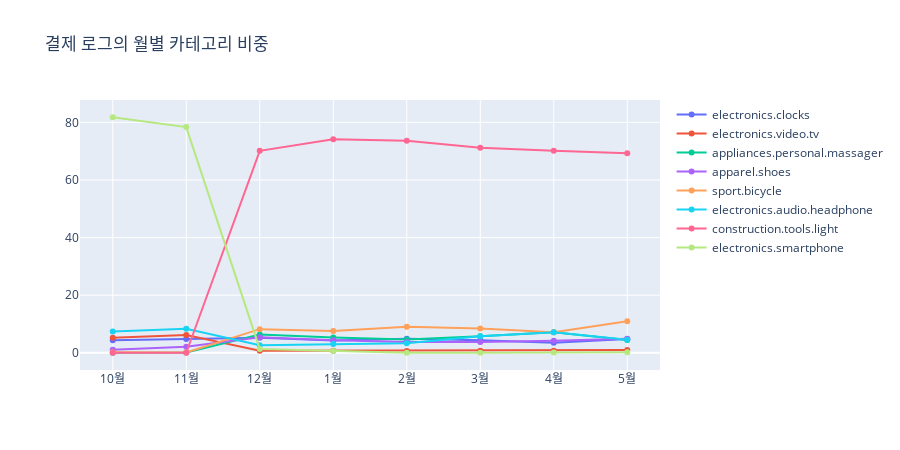

The code cell stored with this chart in its notebook:
### Code cell
# 구매한 로그의 카테고리의 비중은 월마다 다르다
# 시각화
temp_df = df.groupby("month").sum().iloc[:,15:23].T
temp_df = temp_df/temp_df.sum() * 100
temp_df = temp_df.T
temp_df = temp_df.reset_index()
temp_df["month"] = temp_df["month"].apply(lambda x : x + 12 if x < 10 else x)
#temp_df = temp_df.set_index("month")
temp_df = temp_df.sort_values("month")
temp_df["month"] = temp_df["month"].apply(lambda x : f"{x - 12}월" if x > 12 else f"{x}월")
fig = go.Figure()
for category in temp_df.columns[1:]:
    fig.add_trace(go.Scatter(y=temp_df[category], x=temp_df["month"],mode='lines+markers',  name=f"{category.split('_')[-1]}"))                                                                                 
fig.update_layout(autosize=False,title = "결제 로그의 월별 카테고리 비중",width=900,height=450,)
fig.show()
del temp_df

### Figure 1 — Plotly figure (JSON) as saved in the notebook; plotly's stock layout.template omitted (floating-point values rounded to 4 significant figures)
{"data": [{"mode": "lines+markers", "name": "electronics.clocks", "type": "scatter", "x": ["10월", "11월", "12월", "1월", "2월", "3월", "4월", "5월"], "y": [4.33, 4.758, 5.263, 4.235, 4.898, 4.391, 3.473, 4.757]}, {"mode": "lines+markers", "name": "electronics.video.tv", "type": "scatter", "x": ["10월", "11월", "12월", "1월", "2월", "3월", "4월", "5월"], "y": [5.22, 6.203, 0.6909, 0.7455, 0.6289, 0.6965, 0.6943, 0.9514]}, {"mode": "lines+markers", "name": "appliances.personal.massager", "type": "scatter", "x": ["10월", "11월", "12월", "1월", "2월", "3월", "4월", "5월"], "y": [0.03947, 0.107, 6.372, 5.336, 4.649, 5.745, 7.146, 4.44]}, {"mode": "lines+markers", "name": "apparel.shoes", "type": "scatter", "x": ["10월", "11월", "12월", "1월", "2월", "3월", "4월", "5월"], "y": [1.03, 2.077, 5.371, 4.355, 3.789, 3.761, 4.202, 4.863]}, {"mode": "lines+markers", "name": "sport.bicycle", "type": "scatter", "x": ["10월", "11월", "12월", "1월", "2월", "3월", "4월", "5월"], "y": [0.2029, 0.1099, 8.204, 7.584, 9.007, 8.412, 7.118, 10.99]}, {"mode": "lines+markers", "name": "electronics.audio.headphone", "type": "scatter", "x": ["10월", "11월", "12월", "1월", "2월", "3월", "4월", "5월"], "y": [7.376, 8.361, 2.649, 3.018, 3.333, 5.778, 7.142, 4.545]}, {"mode": "lines+markers", "name": "construction.tools.light", "type": "scatter", "x": ["10월", "11월", "12월", "1월", "2월", "3월", "4월", "5월"], "y": [0.02688, 0.01845, 70.11, 74.1, 73.64, 71.17, 70.16, 69.24]}, {"mode": "lines+markers", "name": "electronics.smartphone", "type": "scatter", "x": ["10월", "11월", "12월", "1월", "2월", "3월", "4월", "5월"], "y": [81.78, 78.37, 1.344, 0.6243, 0.05193, 0.04819, 0.06537, 0.2114]}], "layout": {"autosize": false, "height": 450, "title": {"text": "결제 로그의 월별 카테고리 비중"}, "width": 900}}
